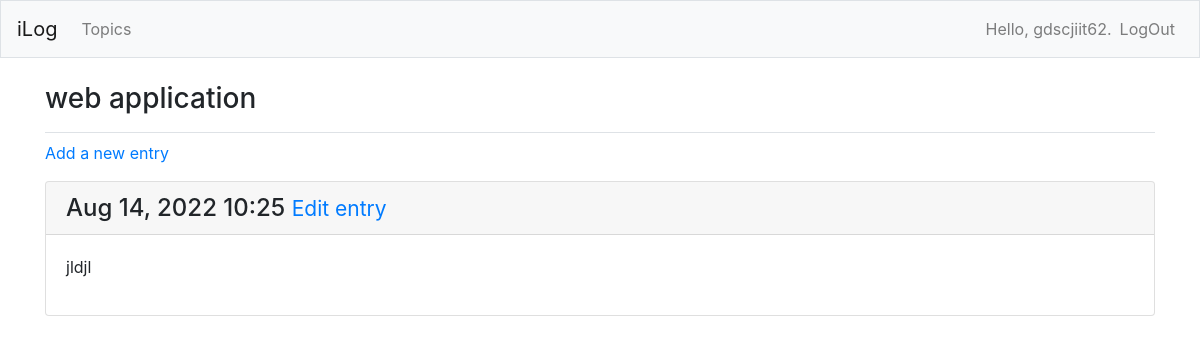
Page /topics/8/ (signed in) on the committed database.
### learning_logs/models.py (models this page shows, shortened)
class Topic(models.Model):
    text = models.CharField(max_length=200)
    date_added = models.DateTimeField(auto_now_add=True)
    owner = models.ForeignKey(User, on_delete=models.CASCADE)
    def __str__(self):
        return self.text

class Entry(models.Model):
    topic = models.ForeignKey(Topic, on_delete=models.CASCADE)
    text = models.TextField()
    date_added = models.DateTimeField(auto_now_add=True)
    class Meta:
        verbose_name_plural = 'entries'

### learning_logs/views.py (the view)
# urls.py: path('topics/<int:topic_id>/', views.topic, name='topic'),
@login_required
def topic(request,topic_id):
    topic = Topic.objects.get(id=topic_id)
    if topic.owner != request.user:
        raise Http404
    entries = topic.entry_set.order_by('-date_added')
    context = {'topic':topic, 'entries': entries}
    return render(request, 'learning_logs/topic.html', context)

### learning_logs/templates/learning_logs/topic.html
{% extends 'learning_logs/base.html' %}
{% block page_header %}
    <h3>{{ topic }}</h3>
{% endblock page_header %}
{% block content %}
    <p>
        <a href="{% url 'learning_logs:new_entry' topic.id %}">Add a new entry</a>
    </p>
        {% for entry in entries %}
            <div class="card mb-3">
                <h4 class="card-header">
                {{entry.date_added|date:'M d, Y H:i' }}
                   <small><a href="{% url 'learning_logs:edit_entry' entry.id %}">Edit entry</a></small>
                </h4>
                <div class="card-body">
                    {{ entry.text|linebreaks }}
                </div>
            </div>
        {% empty %}
            <p>There are no entries for this topic yet.</p>
        {% endfor %}
{% endblock content %}

### learning_logs/templates/learning_logs/base.html (shortened to what this page needs)
{% load bootstrap4 %}
<!doctype html>
<html lang="en">
    <head>
        {% bootstrap_css %}
    </head>
    <body>
        <nav class="navbar navbar-expand-md navbar-light bg-light mb-4 border">
                {% if user.is_authenticated %}
                    <a class="navbar-brand" href="{% url 'learning_logs:user_home' %}">
                        iLog
                    </a>
                    {% else %}
                    <a class="navbar-brand" href="{% url 'learning_logs:index' %}">
                        iLog
                    </a>
                {% endif %}
            <div class="collapse navbar-collapse" id="navbarCollapse">
                <ul class="navbar-nav mr-auto">
                    <li class="nav-item">
                        <a class="nav-link" href="{% url 'learning_logs:topics' %}">
                            Topics
                        </a>
                    </li>
                </ul>
                <ul class = "navbar-nav ml-auto">
                    {% if user.is_authenticated %}
                        <li class = "nav-item">
                            <span class="navbar-text">Hello, {{user.username }}.</span>
                        </li>
                        <li class="nav-item">
                            <a class="nav-link" href="{% url 'users:logout' %}">LogOut</a>
                        </li>
                        {% endif %}
                </ul>
            </div>
        </nav>
        <main role="main" class="container">
            <div class="pb-2 mb-2 border-bottom">
                {% block page_header %}{% endblock page_header %}
            </div>
            <div>
                {%block content %}{% endblock content %}
            </div>
        </main>
    </body>
</html>

### rows in the picture
Topic: text "web application"
Entry: date_added "Aug 14, 2022 10:25", text "jldjl"

### other values in the picture
{{ user.username }} "gdscjiit62"
